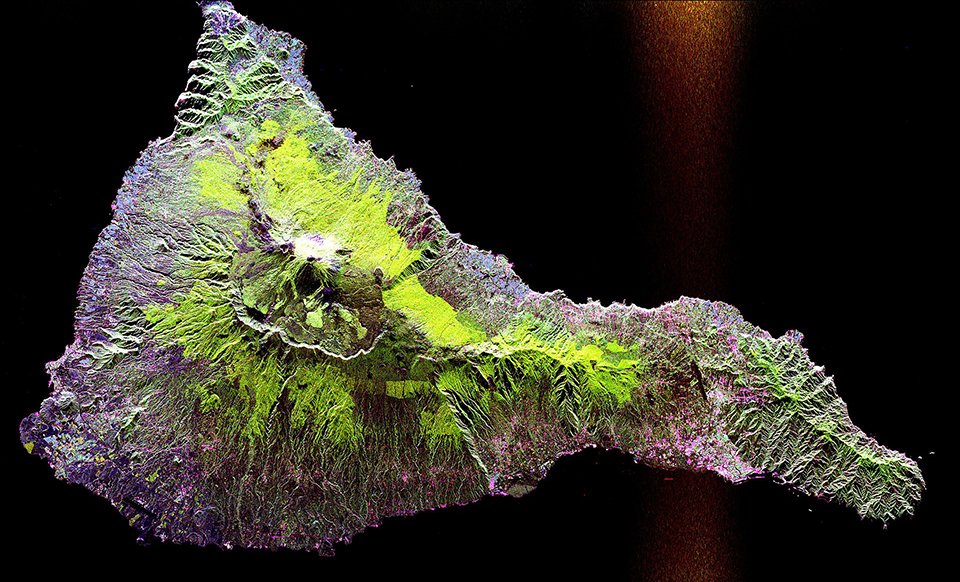
%> input picture exampleimage.png, 960 x 582 px
$ octave pca21.m   (GNU Octave 9; MATLAB toolbox functions it lacks are replaced by stand-ins)
%> lines starting %> are read from the running program, lines starting %| are printed output that depends on the picture
%Load image and convert it to a vector
image=imread('exampleimage.png');
%> image is the input picture: size 582x960x3 uint8; mean R, G, B 51.1, 49.6, 36.1
figure, imshow(image)
title('Original Image');
set(gcf, 'NextPlot', 'new');

[h, w, d]=size(image);
%> h = 582; w = 960; d = 3
X = double(reshape(image,w*h,d))/255;

% Set the number of snapshots
numSnapshots = 42;

% Select random snapshots
snapshotIndices = randperm(size(X, 1), numSnapshots);
snapshots = X(snapshotIndices, :);
%> snapshots = 42 rows, first 12: [0.486 0.51 0.192; 0.741 0.667 0.678; 0.102 0.247 0.145; 0.0706 0.122 0.051; 0.792 0.58 0.875; 0.204 0.0706 0.051; 0 0 0; 0.745 0.98 0.718; 0.333 0.498 0.125; 0 0 0; 0.698 0.882 0.62; 0.42 0.478 0.471]

% Center the snapshots
meanSnapshots = mean(snapshots);
%> meanSnapshots = [0.229 0.236 0.19]
snapshots = snapshots - meanSnapshots;
%> snapshots = 42 rows, first 12: [0.257 0.274 0.00187; 0.512 0.431 0.488; -0.127 0.011 -0.0452; -0.159 -0.114 -0.139; 0.563 0.344 0.684; -0.0253 -0.165 -0.139; -0.229 -0.236 -0.19; 0.516 0.744 0.527; 0.104 0.262 -0.0648; -0.229 -0.236 -0.19; 0.469 0.646 0.429; 0.19 0.242 0.28]

% Compute covariance matrix of the snapshots
covSnapshots = (snapshots' * snapshots) / (size(snapshots, 1) - 1);
%> covSnapshots = [0.0748 0.0772 0.0692; 0.0772 0.0918 0.0734; 0.0692 0.0734 0.0714]

% Compute eigenvectors (V) and eigenvalues (D)
[V, D] = eigs(4);

% Descending sort the eigenvectors by eigenvalues
[~, idx] = sort(diag(D), 'descend');
V = V(:, idx);
em1 = V(:, 1);

%project image onto eigenspace
p1x=X'*em1;

% Plot residuals
histogram(X - p1x', 10);
title('Histogram of residuals of image 2.1')
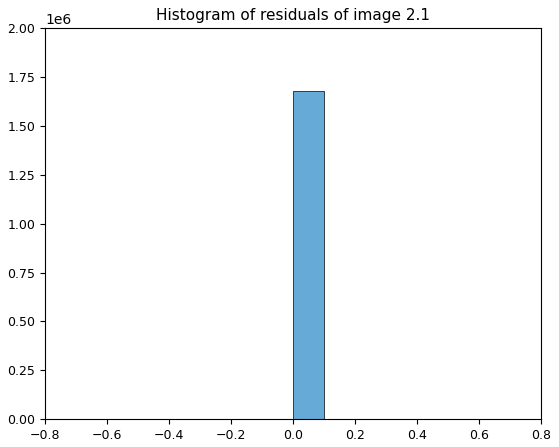
%> figure redrawn from the program's plot data; tallest bar 1676160 high, from x = 0 to 0.1

%convert eigenvector to image and display the image
image =uint8(reshape(p1x,h,w,d)*255);
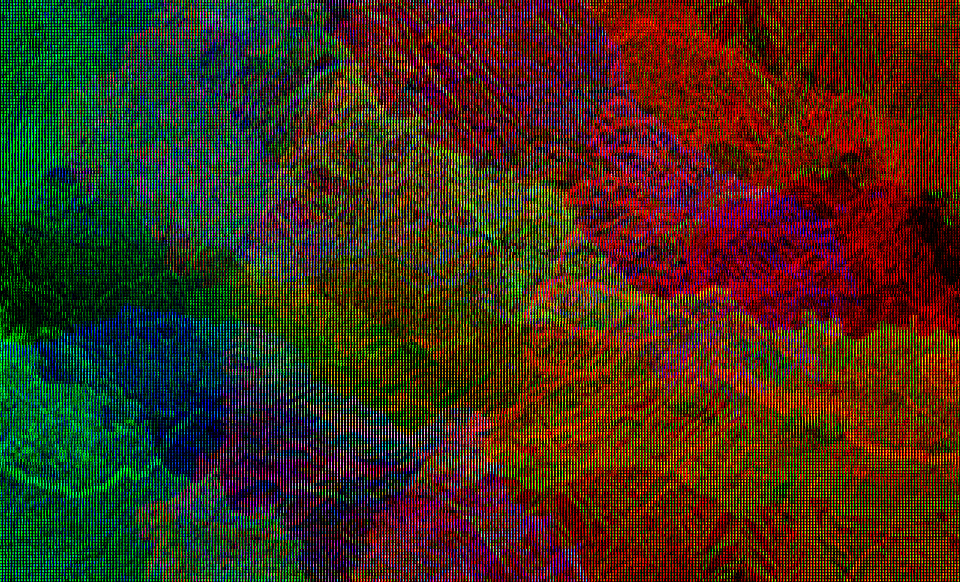
%> image: size 582x960x3 uint8; mean R, G, B 65.8, 45.8, 25.2
figure, imshow(image)
title('PCA 2.1 image');

$ run again, with chess.jpg saved as exampleimage.png
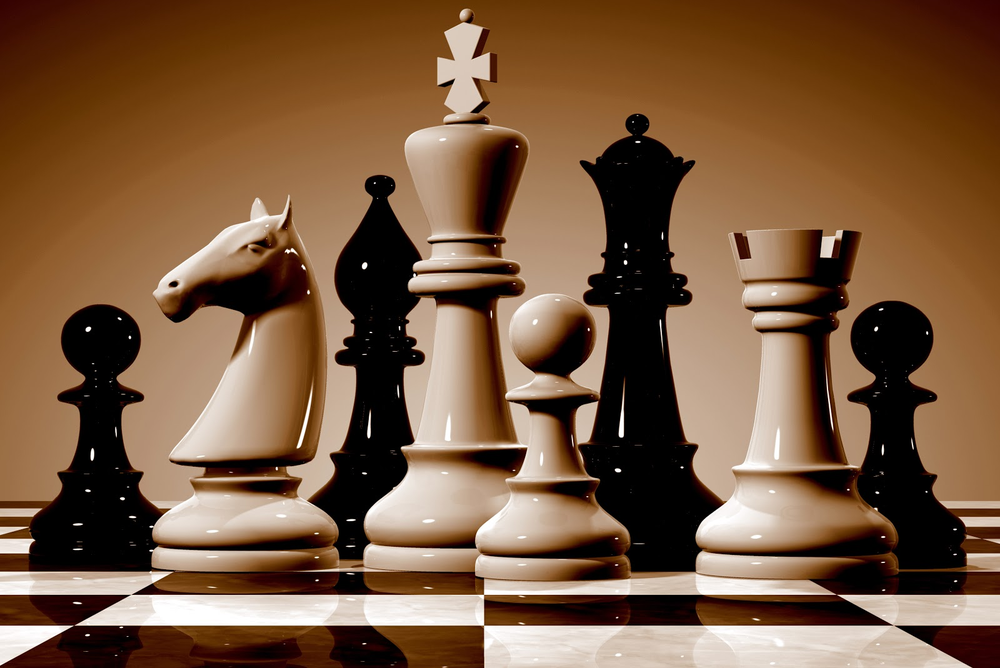
%> input picture chess.jpg, 1000 x 668 px, shrunk from 1600 x 1069 before the run
%> image is the input picture: size 668x1000x3 uint8; mean R, G, B 120.8, 88.9, 62.5
%> `snapshots = X(snapshotIndices, :);`: snapshots = 42 rows, first 12: [0.0275 0 0; 0.961 0.941 0.925; 0.804 0.722 0.647; 0.953 0.953 0.937; 0.278 0.098 0.0118; 0.365 0.192 0.0118; 0.749 0.639 0.545; 0.647 0.498 0.357; 0.569 0.373 0.196; 0.714 0.584 0.478; 0.357 0.165 0.00392; 0 0.00392 0]
%> meanSnapshots = [0.499 0.379 0.279]
%> `snapshots = snapshots - meanSnapshots;`: snapshots = 42 rows, first 12: [-0.472 -0.379 -0.279; 0.462 0.562 0.646; 0.305 0.342 0.368; 0.454 0.573 0.658; -0.221 -0.281 -0.267; -0.134 -0.187 -0.267; 0.25 0.26 0.266; 0.148 0.119 0.0778; 0.0696 -0.00691 -0.083; 0.215 0.205 0.199; -0.142 -0.215 -0.275; -0.499 -0.376 -0.279]
%> covSnapshots = [0.0892 0.0904 0.0887; 0.0904 0.0972 0.1; 0.0887 0.1 0.107]
%> `title('Histogram of residuals of image 2.1')`:
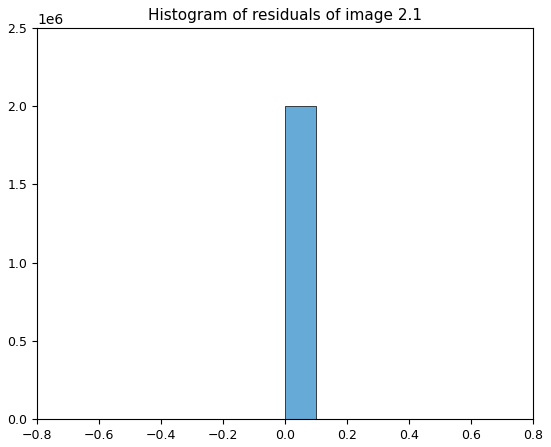
%> figure redrawn from the program's plot data; tallest bar 2004000 high, from x = 0 to 0.1
%> `image =uint8(reshape(p1x,h,w,d)*255);`:
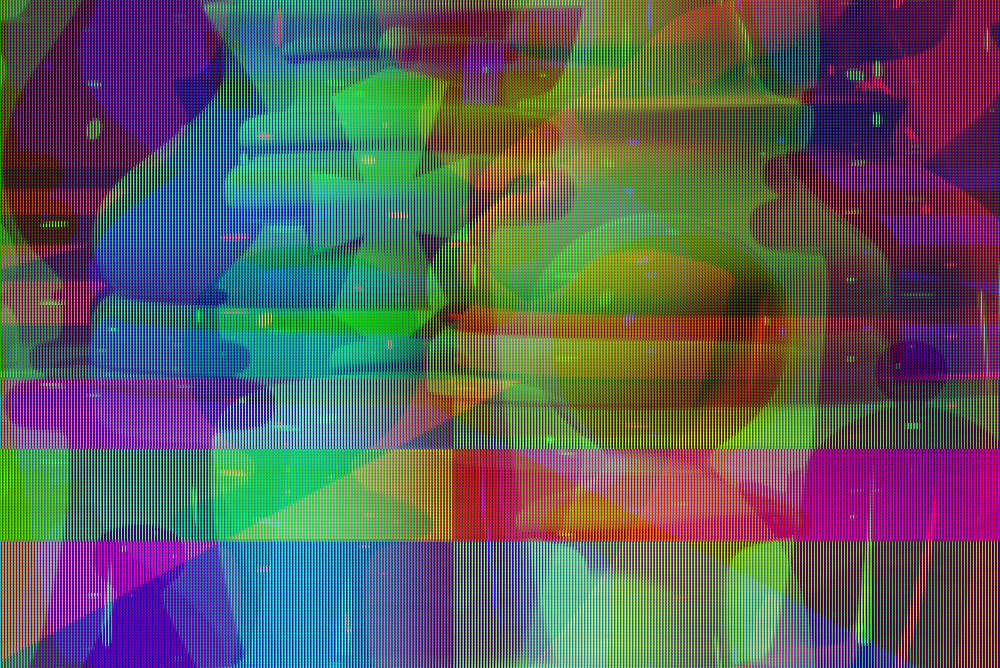
%> image: size 668x1000x3 uint8; mean R, G, B 90, 91.3, 90.9
